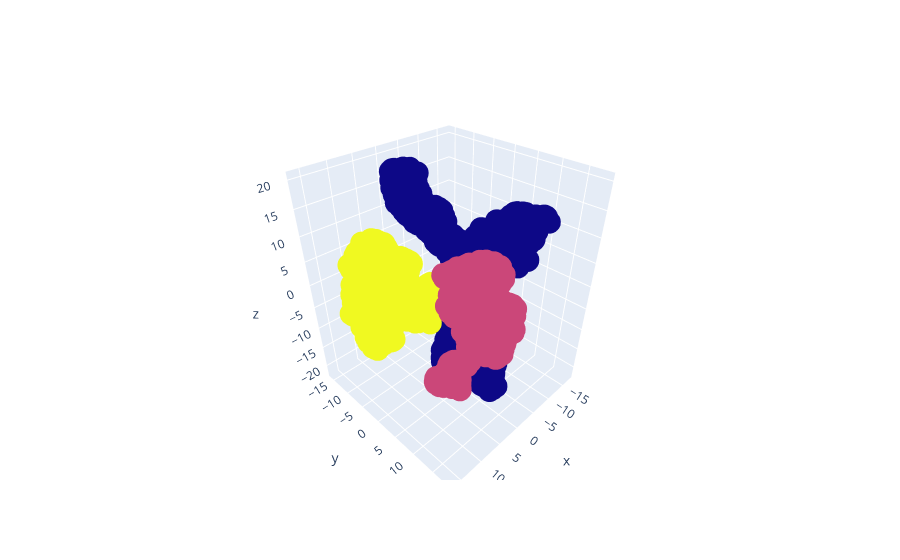

The notebook cell this image was saved under:
### Code cell
TSNE_features = t.fit_transform(data_Agglomerative)
fig = go.Figure(data=[go.Scatter3d(x=TSNE_features[:, 0], y=TSNE_features[:, 1], z=TSNE_features[:, 2],
                                   mode='markers', marker_color=data_Agglomerative['Cluster'])])
fig.show()

### Figure 1 — Plotly figure (JSON) as saved in the notebook; plotly's stock layout.template omitted (floating-point values rounded to 4 significant figures; data arrays with more than 128 entries replaced by an {"elided": "..."} marker saying what was removed)
{"data": [{"marker": {"color": {"elided": "2976 int values"}}, "mode": "markers", "type": "scatter3d", "x": {"elided": "2976 float values"}, "y": {"elided": "2976 float values"}, "z": {"elided": "2976 float values"}}], "layout": {}}
